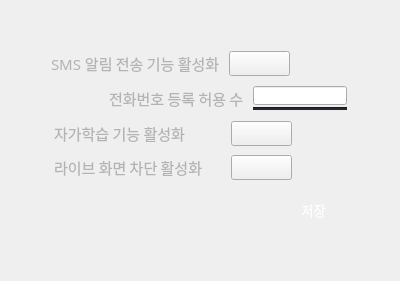
                <widget class="QWidget" name="fn_permission_page">
                 <layout class="QVBoxLayout" name="verticalLayout_45">
                  <item>
                   <layout class="QVBoxLayout" name="verticalLayout_44">
                    <property name="spacing">
                     <number>9</number>
                    </property>
                    <item>
                     <spacer name="verticalSpacer_20">
                      <property name="orientation">
                       <enum>Qt::Orientation::Vertical</enum>
                      </property>
                      <property name="sizeType">
                       <enum>QSizePolicy::Policy::Fixed</enum>
                      </property>
                      <property name="sizeHint" stdset="0">
                       <size>
                        <width>20</width>
                        <height>40</height>
                       </size>
                      </property>
                     </spacer>
                    </item>
                    <item>
                     <layout class="QHBoxLayout" name="horizontalLayout_45">
                      <item>
                       <spacer name="horizontalSpacer_40">
                        <property name="orientation">
                         <enum>Qt::Orientation::Horizontal</enum>
                        </property>
                        <property name="sizeType">
                         <enum>QSizePolicy::Policy::Fixed</enum>
                        </property>
                        <property name="sizeHint" stdset="0">
                         <size>
                          <width>40</width>
                          <height>20</height>
                         </size>
                        </property>
                       </spacer>
                      </item>
                      <item>
                       <layout class="QHBoxLayout" name="horizontalLayout_44">
                        <item>
                         <widget class="QLabel" name="admin_sms_alarm_fn_active_label">
                          <property name="minimumSize">
                           <size>
                            <width>160</width>
                            <height>25</height>
                           </size>
                          </property>
                          <property name="maximumSize">
                           <size>
                            <width>200</width>
                            <height>25</height>
                           </size>
                          </property>
                          <property name="font">
                           <font>
                            <family>Sans</family>
                            <pointsize>11</pointsize>
                           </font>
                          </property>
                          <property name="styleSheet">
                           <string notr="true">color: rgb(179,179,179);
background-color: rgba(255, 255, 255, 0);</string>
                          </property>
                          <property name="text">
                           <string>SMS 알림 전송 기능 활성화</string>
                          </property>
                          <property name="alignment">
                           <set>Qt::AlignmentFlag::AlignLeading|Qt::AlignmentFlag::AlignLeft|Qt::AlignmentFlag::AlignVCenter</set>
                          </property>
                         </widget>
                        </item>
                        <item>
                         <widget class="QPushButton" name="admin_sms_alarm_fn_active_bnt">
                          <property name="minimumSize">
                           <size>
                            <width>61</width>
                            <height>25</height>
                           </size>
                          </property>
                          <property name="maximumSize">
                           <size>
                            <width>61</width>
                            <height>25</height>
                           </size>
                          </property>
                          <property name="text">
                           <string/>
                          </property>
                          <property name="icon">
                           <iconset resource="../resourece.qrc">
                            <normaloff>:/ui/ui/images/icon-switch-off.png</normaloff>
                            <normalon>:/ui/ui/images/icon-switch-on.png</normalon>:/ui/ui/images/icon-switch-off.png</iconset>
                          </property>
                          <property name="iconSize">
                           <size>
                            <width>55</width>
                            <height>103</height>
                           </size>
                          </property>
                          <property name="checkable">
                           <bool>true</bool>
                          </property>
                         </widget>
                        </item>
                       </layout>
                      </item>
                      <item>
                       <spacer name="horizontalSpacer_41">
                        <property name="orientation">
                         <enum>Qt::Orientation::Horizontal</enum>
                        </property>
                        <property name="sizeHint" stdset="0">
                         <size>
                          <width>40</width>
                          <height>20</height>
                         </size>
                        </property>
                       </spacer>
                      </item>
                     </layout>
                    </item>
                    <item>
                     <layout class="QHBoxLayout" name="horizontalLayout_98">
                      <item>
                       <spacer name="horizontalSpacer_137">
                        <property name="orientation">
                         <enum>Qt::Orientation::Horizontal</enum>
                        </property>
                        <property name="sizeType">
                         <enum>QSizePolicy::Policy::Fixed</enum>
                        </property>
                        <property name="sizeHint" stdset="0">
                         <size>
                          <width>98</width>
                          <height>20</height>
                         </size>
                        </property>
                       </spacer>
                      </item>
                      <item>
                       <layout class="QHBoxLayout" name="horizontalLayout_99">
                        <item>
                         <widget class="QLabel" name="admin_sms_alarm_allow_phone_num_label">
                          <property name="sizePolicy">
                           <sizepolicy hsizetype="Minimum" vsizetype="Preferred">
                            <horstretch>0</horstretch>
                            <verstretch>0</verstretch>
                           </sizepolicy>
                          </property>
                          <property name="minimumSize">
                           <size>
                            <width>129</width>
                            <height>27</height>
                           </size>
                          </property>
                          <property name="maximumSize">
                           <size>
                            <width>155</width>
                            <height>27</height>
                           </size>
                          </property>
                          <property name="font">
                           <font>
                            <family>Sans</family>
                            <pointsize>11</pointsize>
                           </font>
                          </property>
                          <property name="styleSheet">
                           <string notr="true">color: rgb(179,179,179);
background-color: rgba(255, 255, 255, 0);</string>
                          </property>
                          <property name="text">
                           <string>전화번호 등록 허용 수</string>
                          </property>
                          <property name="alignment">
                           <set>Qt::AlignmentFlag::AlignLeading|Qt::AlignmentFlag::AlignLeft|Qt::AlignmentFlag::AlignVCenter</set>
                          </property>
                         </widget>
                        </item>
                        <item>
                         <layout class="QVBoxLayout" name="verticalLayout_61">
                          <property name="spacing">
                           <number>1</number>
                          </property>
                          <item>
                           <widget class="QLineEdit" name="admin_sms_alarm_allow_phone_num_input">
                            <property name="sizePolicy">
                             <sizepolicy hsizetype="Fixed" vsizetype="Fixed">
                              <horstretch>0</horstretch>
                              <verstretch>0</verstretch>
                             </sizepolicy>
                            </property>
                            <property name="minimumSize">
                             <size>
                              <width>94</width>
                              <height>19</height>
                             </size>
                            </property>
                            <property name="maximumSize">
                             <size>
                              <width>94</width>
                              <height>19</height>
                             </size>
                            </property>
                            <property name="styleSheet">
                             <string notr="true">color: rgb(255, 255, 255);</string>
                            </property>
                            <property name="text">
                             <string/>
                            </property>
                            <property name="echoMode">
                             <enum>QLineEdit::EchoMode::Normal</enum>
                            </property>
                            <property name="alignment">
                             <set>Qt::AlignmentFlag::AlignCenter</set>
                            </property>
                           </widget>
                          </item>
                          <item>
                           <widget class="Line" name="admin_sms_alarm_allow_phone_num_input_line">
                            <property name="sizePolicy">
                             <sizepolicy hsizetype="Fixed" vsizetype="Fixed">
                              <horstretch>0</horstretch>
                              <verstretch>0</verstretch>
                             </sizepolicy>
                            </property>
                            <property name="minimumSize">
                             <size>
                              <width>94</width>
                              <height>3</height>
                             </size>
                            </property>
                            <property name="maximumSize">
                             <size>
                              <width>94</width>
                              <height>3</height>
                             </size>
                            </property>
                            <property name="font">
                             <font>
                              <family>Sans</family>
                              <pointsize>5</pointsize>
                              <strikeout>false</strikeout>
                             </font>
                            </property>
                            <property name="contextMenuPolicy">
                             <enum>Qt::ContextMenuPolicy::NoContextMenu</enum>
                            </property>
                            <property name="autoFillBackground">
                             <bool>false</bool>
                            </property>
                            <property name="styleSheet">
                             <string notr="true">background-color: rgb(36, 39, 44)</string>
                            </property>
                            <property name="orientation">
                             <enum>Qt::Orientation::Horizontal</enum>
                            </property>
                           </widget>
                          </item>
                         </layout>
                        </item>
                       </layout>
                      </item>
                      <item>
                       <spacer name="horizontalSpacer_138">
                        <property name="orientation">
                         <enum>Qt::Orientation::Horizontal</enum>
                        </property>
                        <property name="sizeType">
                         <enum>QSizePolicy::Policy::Expanding</enum>
                        </property>
                        <property name="sizeHint" stdset="0">
                         <size>
                          <width>40</width>
                          <height>13</height>
                         </size>
                        </property>
                       </spacer>
                      </item>
                     </layout>
                    </item>
                    <item>
                     <layout class="QHBoxLayout" name="horizontalLayout_21">
                      <item>
                       <spacer name="horizontalSpacer_46">
                        <property name="orientation">
                         <enum>Qt::Orientation::Horizontal</enum>
                        </property>
                        <property name="sizeType">
                         <enum>QSizePolicy::Policy::Fixed</enum>
                        </property>
                        <property name="sizeHint" stdset="0">
                         <size>
                          <width>43</width>
                          <height>20</height>
                         </size>
                        </property>
                       </spacer>
                      </item>
                      <item>
                       <layout class="QHBoxLayout" name="horizontalLayout_22">
                        <property name="spacing">
                         <number>17</number>
                        </property>
                        <item>
                         <widget class="QLabel" name="admin_self_labeling_fn_active_label">
                          <property name="minimumSize">
                           <size>
                            <width>160</width>
                            <height>25</height>
                           </size>
                          </property>
                          <property name="maximumSize">
                           <size>
                            <width>167</width>
                            <height>25</height>
                           </size>
                          </property>
                          <property name="font">
                           <font>
                            <family>Sans</family>
                            <pointsize>11</pointsize>
                           </font>
                          </property>
                          <property name="styleSheet">
                           <string notr="true">color: rgb(179,179,179);
background-color: rgba(255, 255, 255, 0);</string>
                          </property>
                          <property name="text">
                           <string>자가학습 기능 활성화</string>
                          </property>
                          <property name="alignment">
                           <set>Qt::AlignmentFlag::AlignLeading|Qt::AlignmentFlag::AlignLeft|Qt::AlignmentFlag::AlignVCenter</set>
                          </property>
                         </widget>
                        </item>
                        <item>
                         <widget class="QPushButton" name="admin_self_labeling_fn_active_bnt">
                          <property name="minimumSize">
                           <size>
                            <width>61</width>
                            <height>25</height>
                           </size>
                          </property>
                          <property name="maximumSize">
                           <size>
                            <width>61</width>
                            <height>25</height>
                           </size>
                          </property>
                          <property name="text">
                           <string/>
                          </property>
                          <property name="icon">
                           <iconset resource="../resourece.qrc">
                            <normaloff>:/ui/ui/images/icon-switch-off.png</normaloff>
                            <normalon>:/ui/ui/images/icon-switch-on.png</normalon>:/ui/ui/images/icon-switch-off.png</iconset>
                          </property>
                          <property name="iconSize">
                           <size>
                            <width>55</width>
                            <height>103</height>
                           </size>
                          </property>
                          <property name="checkable">
                           <bool>true</bool>
                          </property>
                         </widget>
                        </item>
                       </layout>
                      </item>
                      <item>
                       <spacer name="horizontalSpacer_47">
                        <property name="orientation">
                         <enum>Qt::Orientation::Horizontal</enum>
                        </property>
                        <property name="sizeHint" stdset="0">
                         <size>
                          <width>40</width>
                          <height>20</height>
                         </size>
                        </property>
                       </spacer>
                      </item>
                     </layout>
                    </item>
                    <item>
                     <layout class="QHBoxLayout" name="horizontalLayout_2">
                      <item>
                       <spacer name="horizontalSpacer_60">
                        <property name="orientation">
                         <enum>Qt::Orientation::Horizontal</enum>
                        </property>
                        <property name="sizeType">
                         <enum>QSizePolicy::Policy::Fixed</enum>
                        </property>
                        <property name="sizeHint" stdset="0">
                         <size>
                          <width>43</width>
                          <height>20</height>
                         </size>
                        </property>
                       </spacer>
                      </item>
                      <item>
                       <layout class="QHBoxLayout" name="horizontalLayout_23">
                        <property name="spacing">
                         <number>17</number>
                        </property>
                        <item>
                         <widget class="QLabel" name="admin_live_viewer_block_label">
                          <property name="minimumSize">
                           <size>
                            <width>160</width>
                            <height>25</height>
                           </size>
                          </property>
                          <property name="maximumSize">
                           <size>
                            <width>167</width>
                            <height>25</height>
                           </size>
                          </property>
                          <property name="font">
                           <font>
                            <family>Sans</family>
                            <pointsize>11</pointsize>
                           </font>
                          </property>
                          <property name="styleSheet">
                           <string notr="true">color: rgb(179,179,179);
background-color: rgba(255, 255, 255, 0);</string>
                          </property>
                          <property name="text">
                           <string>라이브 화면 차단 활성화</string>
                          </property>
                          <property name="alignment">
                           <set>Qt::AlignmentFlag::AlignLeading|Qt::AlignmentFlag::AlignLeft|Qt::AlignmentFlag::AlignVCenter</set>
                          </property>
                         </widget>
                        </item>
                        <item>
                         <widget class="QPushButton" name="admin_live_viewer_block_bnt">
                          <property name="minimumSize">
                           <size>
                            <width>61</width>
                            <height>25</height>
                           </size>
                          </property>
                          <property name="maximumSize">
                           <size>
                            <width>61</width>
                            <height>25</height>
                           </size>
                          </property>
                          <property name="text">
                           <string/>
                          </property>
                          <property name="icon">
                           <iconset resource="../resourece.qrc">
                            <normaloff>:/ui/ui/images/icon-switch-off.png</normaloff>
                            <normalon>:/ui/ui/images/icon-switch-on.png</normalon>:/ui/ui/images/icon-switch-off.png</iconset>
                          </property>
                          <property name="iconSize">
                           <size>
                            <width>55</width>
                            <height>103</height>
                           </size>
                          </property>
                          <property name="checkable">
                           <bool>true</bool>
                          </property>
                         </widget>
                        </item>
                       </layout>
                      </item>
                      <item>
                       <spacer name="horizontalSpacer_63">
                        <property name="orientation">
                         <enum>Qt::Orientation::Horizontal</enum>
                        </property>
                        <property name="sizeHint" stdset="0">
                         <size>
                          <width>40</width>
                          <height>20</height>
                         </size>
                        </property>
                       </spacer>
                      </item>
                     </layout>
                    </item>
                    <item>
                     <layout class="QHBoxLayout" name="horizontalLayout_55">
                      <item>
                       <spacer name="horizontalSpacer_48">
                        <property name="orientation">
                         <enum>Qt::Orientation::Horizontal</enum>
                        </property>
                        <property name="sizeType">
                         <enum>QSizePolicy::Policy::Fixed</enum>
                        </property>
                        <property name="sizeHint" stdset="0">
                         <size>
                          <width>267</width>
                          <height>0</height>
                         </size>
                        </property>
                       </spacer>
                      </item>
                      <item>
                       <widget class="QPushButton" name="admin_fn_save_bnt">
                        <property name="sizePolicy">
                         <sizepolicy hsizetype="Preferred" vsizetype="Preferred">
                          <horstretch>0</horstretch>
                          <verstretch>0</verstretch>
                         </sizepolicy>
                        </property>
                        <property name="minimumSize">
                         <size>
                          <width>71</width>
                          <height>41</height>
                         </size>
                        </property>
                        <property name="maximumSize">
                         <size>
                          <width>71</width>
                          <height>41</height>
                         </size>
                        </property>
                        <property name="font">
                         <font>
                          <pointsize>10</pointsize>
                         </font>
                        </property>
                        <property name="cursor">
                         <cursorShape>PointingHandCursor</cursorShape>
                        </property>
                        <property name="styleSheet">
                         <string notr="true">background-color: qlineargradient(
    spread:pad,
    x1:0, y1:0, x2:0, y2:1,
    stop:0.0 rgba(112, 210, 112, 255),
    stop:0.3 rgba(0, 196, 0, 255)
);
color: rgb(255, 255, 255);
border-radius: 20px;

</string>
                        </property>
                        <property name="text">
                         <string>저장</string>
                        </property>
                       </widget>
                      </item>
                      <item>
                       <spacer name="horizontalSpacer_49">
                        <property name="orientation">
                         <enum>Qt::Orientation::Horizontal</enum>
                        </property>
                        <property name="sizeHint" stdset="0">
                         <size>
                          <width>40</width>
                          <height>20</height>
                         </size>
                        </property>
                       </spacer>
                      </item>
                     </layout>
                    </item>
                    <item>
                     <spacer name="verticalSpacer_19">
                      <property name="orientation">
                       <enum>Qt::Orientation::Vertical</enum>
                      </property>
                      <property name="sizeHint" stdset="0">
                       <size>
                        <width>20</width>
                        <height>40</height>
                       </size>
                      </property>
                     </spacer>
                    </item>
                   </layout>
                  </item>
                 </layout>
                </widget>
